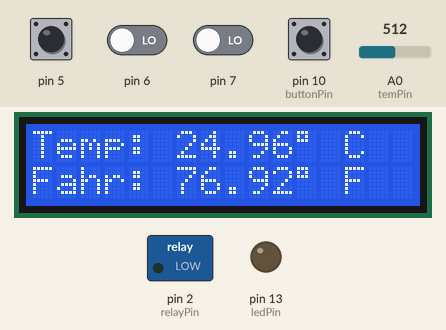
The sketch below on a simulated Arduino Uno, built with avr-gcc and run on an emulated ATmega328P. Parts: 16×2 character LCD, switched loads named in the sketch (green lamp = pin HIGH), output pins drawn as LEDs (lit = HIGH). The test bench sets the inputs (shaded band); at power-on: pin 5, pin 10 (buttonPin) HIGH, pin 6, pin 7 LOW, A0 (temPin) = 512. EEPROM starts erased.

Above: at 2.2 s.
2.3 s: A0 (temPin) set to 671
At 2.9 s:
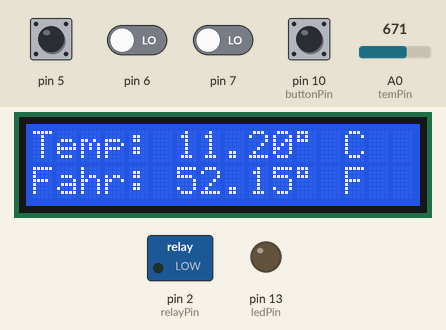
3.9 s: A0 (temPin) set to 693
At 4.3 s:
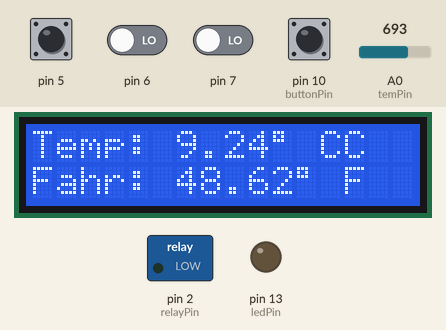
5.4 s: pin 10 (buttonPin) pulled LOW for 0.15 s
At 6.4 s:
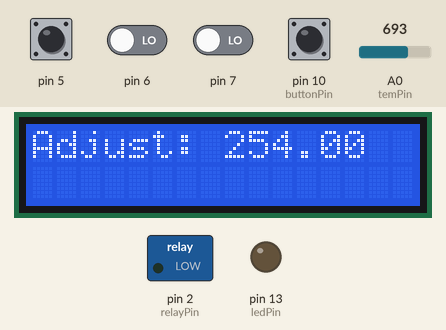
7.5 s: pin 5 pulled LOW for 0.15 s
At 8.4 s:
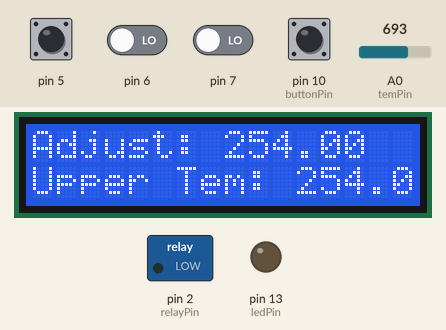
10.1 s: A0 (temPin) set to 874
At 10.8 s:
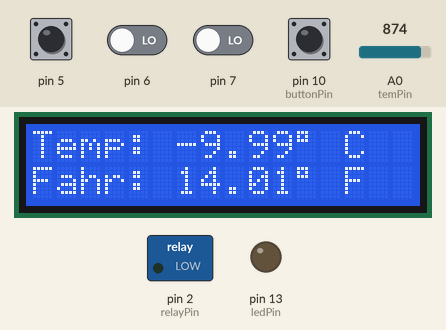
11.6 s: A0 (temPin) set to 898
At 12.2 s:
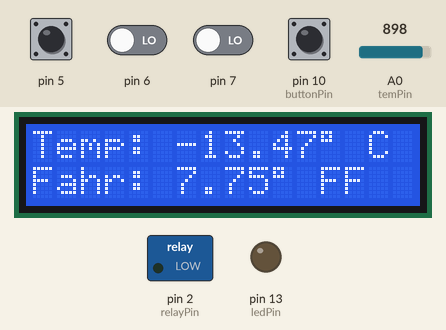
Timing chart, 0 to 14.2 s (numbered marks = the images above; inputs shaded):
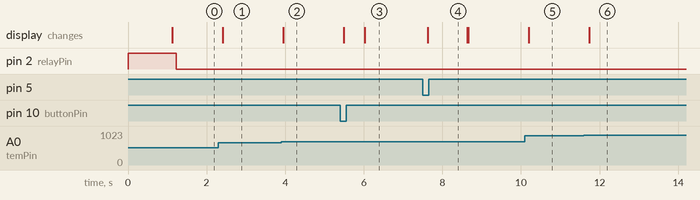

Measured:
- the behaviour switches between 684 and 685 on A0 (temPin) (found by bisection; images 1 and 2)
- the behaviour switches between 889 and 890 on A0 (temPin) (found by bisection; images 5 and 6)
- after the input at 2.3 s, the display: changes after 0.11 s (image 1)
- after the input at 3.9 s, the display: changes after 0.05 s (image 2)
- after the input at 5.4 s, the display: first changes after 0.08 s (image 3 shows a later state)
- after the input at 7.5 s, the display: changes after 0.13 s (image 4)
- after the input at 10.1 s, the display: changes after 0.10 s (image 5)
- after the input at 11.6 s, the display: changes after 0.14 s (image 6)

The sketch:

integrate.ino
```cpp
/***********************************************************
 * name:Thermostatic Water Tank
 * function:after the startup, the LCD1602 first displays Thermostatic Water Tank and then the value of the current temperature.
 * Press the button on the Button module to enter setup mode.
 * Then rotate the Rotary Encoder to change the threshold of temperature value.
 * After setting a value, for example, 30℃, you can press the switch on the Rotary Encoder module to confirm.
 * If the current temperature is lower than 30℃ (the threshold you just set), the normally open contact of the relay is closed.
 **********************************************************/
//Email:support@sunfounder.com
//website:www.sunfounder.com

#include <Wire.h>
#include <LiquidCrystal_I2C.h>
#include "encoder.h"
#include <EEPROM.h>
LiquidCrystal_I2C lcd(0x27,16,2);
ENCODER encoder;
#define buttonPin 10  //the key attach to
#define temPin  A0  //the thermistor attach to
#define relayPin 2   //the relay attach to
#define ledPin 13
float upperTem = 0.00;
#define beta 3950  //the beta of the thermistor
#define resistance 10  //the value of the pull-down resistor
float hysteresis = 0.25;
void setup()
{
  pinMode(relayPin, OUTPUT);
  pinMode(ledPin, OUTPUT);
  digitalWrite(relayPin, HIGH);
  lcd.init();
  lcd.backlight();
  lcd.setCursor(0, 0);
  lcd.print("  Thermostatic  ");
  lcd.setCursor(0, 1);
  lcd.print("   water tank   ");
  encoder.Init(7, 6, 5);// Init(CLKPIN, DTPIN, SWPIN)
  pinMode(buttonPin, INPUT);
  upperTem = EEPROM.read(0);
  delay(1000);
}

void loop()
{
  if(digitalRead(buttonPin) == 0)
  {
    lcd.clear();
    lcd.setCursor(0, 0);
    lcd.print("    Set Mode    ");
    lcd.setCursor(0, 1);
    lcd.print("    start...    ");
    delay(500);
    lcd.clear();
    while(1)
    {
      lcd.setCursor(0, 0);
      lcd.print("Adjust: ");
      float change = encoder.turnSettle();
      upperTem = upperTem + change;
      lcd.print(upperTem);
      if(encoder.pressed())
      {
        EEPROM.write(0, upperTem);
        delay(100);
        lcd.setCursor(0, 1);
        lcd.print("Upper Tem: ");
        lcd.print((float) EEPROM.read(0));
        delay(1000);
        lcd.clear();
        break;
      }
    }
  }
  else
  {
    //read thermistor value
    long a = 1024 - analogRead(temPin);
    //the calculating formula of temperature
    float tempC = beta /(log((1025.0 * 10 / a - 10) / 10) + beta / 298.0) - 273.0;
    float tempF = 1.8*tempC + 32.0;
    // Print a message of "Temp: "to the LCD.
    // set the cursor to column 0, line 0
    lcd.setCursor(0, 0);
    lcd.print("Temp: ");
    // Print a centigrade temperature to the LCD.
    lcd.print(tempC);
    // Print the unit of the centigrade temperature to the LCD.
     lcd.print(char(223));
    lcd.print(" C");
    // set the cursor to column 0, line 1
    // (note: line 1 is the second row, since counting begins with 0):
    lcd.setCursor(0, 1);
    lcd.print("Fahr: ");
    // Print a Fahrenheit temperature to the LCD.
    lcd.print(tempF);
    // Print the unit of the Fahrenheit temperature to the LCD.
     lcd.print(char(223));
    lcd.print(" F");
    delay(100); //wait for 100 milliseconds
    if(tempC >= upperTem + hysteresis)
    {
      digitalWrite(relayPin, HIGH);
      digitalWrite(ledPin, HIGH);
    }
    else if(tempC < upperTem - hysteresis)
    {
      digitalWrite(relayPin, LOW);
      digitalWrite(ledPin, LOW);
    }
  }
}
```
